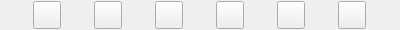
<?xml version="1.0" encoding="UTF-8"?>
<ui version="4.0">
 <class>FileActionBarWidgetClass</class>
 <widget class="QFrame" name="FileActionBarWidgetClass">
  <property name="geometry">
   <rect>
    <x>0</x>
    <y>0</y>
    <width>400</width>
    <height>30</height>
   </rect>
  </property>
  <property name="sizePolicy">
   <sizepolicy hsizetype="Expanding" vsizetype="Preferred">
    <horstretch>0</horstretch>
    <verstretch>0</verstretch>
   </sizepolicy>
  </property>
  <property name="minimumSize">
   <size>
    <width>0</width>
    <height>0</height>
   </size>
  </property>
  <property name="windowTitle">
   <string>Form</string>
  </property>
  <property name="styleSheet">
   <string notr="true"/>
  </property>
  <layout class="QHBoxLayout" name="horizontalLayout">
   <property name="spacing">
    <number>2</number>
   </property>
   <property name="leftMargin">
    <number>2</number>
   </property>
   <property name="topMargin">
    <number>1</number>
   </property>
   <property name="rightMargin">
    <number>2</number>
   </property>
   <property name="bottomMargin">
    <number>1</number>
   </property>
   <item>
    <widget class="VxPushButton" name="m_PlayFileButton">
     <property name="minimumSize">
      <size>
       <width>28</width>
       <height>28</height>
      </size>
     </property>
     <property name="maximumSize">
      <size>
       <width>28</width>
       <height>28</height>
      </size>
     </property>
     <property name="text">
      <string/>
     </property>
     <property name="iconSize">
      <size>
       <width>28</width>
       <height>28</height>
      </size>
     </property>
    </widget>
   </item>
   <item>
    <widget class="VxPushButton" name="m_PlayExternallyButton">
     <property name="minimumSize">
      <size>
       <width>28</width>
       <height>28</height>
      </size>
     </property>
     <property name="maximumSize">
      <size>
       <width>28</width>
       <height>28</height>
      </size>
     </property>
     <property name="text">
      <string/>
     </property>
     <property name="iconSize">
      <size>
       <width>28</width>
       <height>28</height>
      </size>
     </property>
    </widget>
   </item>
   <item>
    <widget class="VxPushButton" name="m_FileInLibraryButton">
     <property name="minimumSize">
      <size>
       <width>28</width>
       <height>28</height>
      </size>
     </property>
     <property name="maximumSize">
      <size>
       <width>28</width>
       <height>28</height>
      </size>
     </property>
     <property name="text">
      <string/>
     </property>
     <property name="iconSize">
      <size>
       <width>28</width>
       <height>28</height>
      </size>
     </property>
    </widget>
   </item>
   <item>
    <widget class="VxPushButton" name="m_FileShareButton">
     <property name="minimumSize">
      <size>
       <width>28</width>
       <height>28</height>
      </size>
     </property>
     <property name="maximumSize">
      <size>
       <width>28</width>
       <height>28</height>
      </size>
     </property>
     <property name="text">
      <string/>
     </property>
     <property name="iconSize">
      <size>
       <width>28</width>
       <height>28</height>
      </size>
     </property>
    </widget>
   </item>
   <item>
    <widget class="VxPushButton" name="m_AboutFileButton">
     <property name="minimumSize">
      <size>
       <width>28</width>
       <height>28</height>
      </size>
     </property>
     <property name="maximumSize">
      <size>
       <width>28</width>
       <height>28</height>
      </size>
     </property>
     <property name="text">
      <string/>
     </property>
     <property name="iconSize">
      <size>
       <width>28</width>
       <height>28</height>
      </size>
     </property>
    </widget>
   </item>
   <item>
    <widget class="VxPushButton" name="m_ShredFileButton">
     <property name="minimumSize">
      <size>
       <width>28</width>
       <height>28</height>
      </size>
     </property>
     <property name="maximumSize">
      <size>
       <width>28</width>
       <height>28</height>
      </size>
     </property>
     <property name="text">
      <string/>
     </property>
     <property name="iconSize">
      <size>
       <width>28</width>
       <height>28</height>
      </size>
     </property>
    </widget>
   </item>
  </layout>
 </widget>
 <customwidgets>
  <customwidget>
   <class>VxPushButton</class>
   <extends>QPushButton</extends>
   <header>VxPushButton.h</header>
  </customwidget>
 </customwidgets>
 <resources/>
 <connections/>
</ui>
